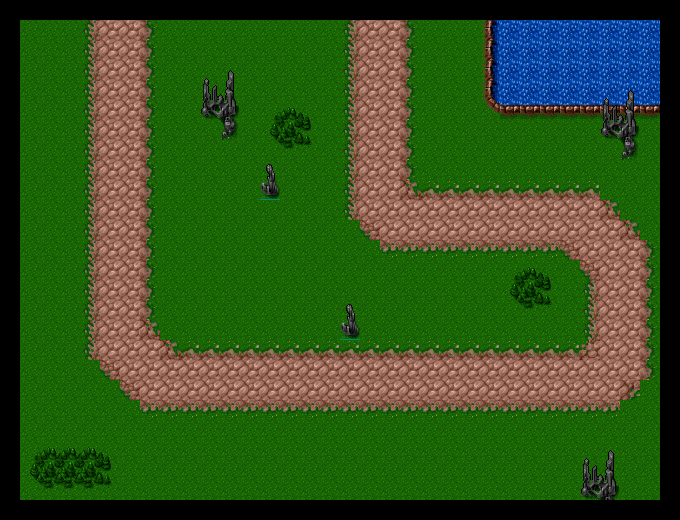

Rendered tile map (Tiled .tmx) drawn with the repository's tilesets; below, a short description and the map source with its tile grids summarised:
An orthogonal 34x26 tile map with 20x20 px tiles, 2 tile layers (Tile Layer 1, Tile Layer 3), 2 hidden layers not drawn and 6 objects (Start, End, flag1, flag2, flag3, ...).

<map version="1.0" orientation="orthogonal" width="34" height="26" tilewidth="20" tileheight="20">
 <tileset firstgid="1" name="tileset" tilewidth="20" tileheight="20">
  <image source="tileset.png" width="320" height="200" />
 </tileset>
 <layer name="Tile Layer 1" width="34" height="26">
  <data>[884 cells, 768 non-empty, 23 distinct tile ids]</data>
 </layer>
 <layer name="CollisionLayer" width="34" height="26" visible="0">
  <data>[884 cells, 438 non-empty, 1 distinct tile ids]</data>
 </layer>
 <objectgroup name="Object Layer 1" width="34" height="26">
  <object name="Start" x="120" y="0" />
  <object name="End" x="380" y="0" />
  <object name="flag1" x="60" y="40" />
  <object name="flag2" x="180" y="40" />
  <object name="flag3" x="320" y="40" />
  <object name="flag4" x="440" y="40" />
 </objectgroup>
 <layer name="Tile Layer 3" width="34" height="26">
  <data>[884 cells, 24 non-empty, 9 distinct tile ids]</data>
 </layer>
 <layer name="BuildableLayer" width="34" height="26" visible="0">
  <data>[884 cells, 386 non-empty, 1 distinct tile ids]</data>
 </layer>
</map>